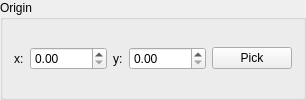
             <widget class="QGroupBox" name="groupBox_12">
              <property name="title">
               <string>Origin</string>
              </property>
              <layout class="QHBoxLayout" name="horizontalLayout_11">
               <item>
                <widget class="QLabel" name="label_17">
                 <property name="text">
                  <string>x:</string>
                 </property>
                </widget>
               </item>
               <item>
                <widget class="QDoubleSpinBox" name="dsbDsX">
                 <property name="locale">
                  <locale language="Spanish" country="UnitedStates"/>
                 </property>
                 <property name="maximum">
                  <double>99999.990000000005239</double>
                 </property>
                 <property name="singleStep">
                  <double>0.100000000000000</double>
                 </property>
                </widget>
               </item>
               <item>
                <widget class="QLabel" name="label_16">
                 <property name="text">
                  <string>y:</string>
                 </property>
                </widget>
               </item>
               <item>
                <widget class="QDoubleSpinBox" name="dsbDsY">
                 <property name="locale">
                  <locale language="Spanish" country="UnitedStates"/>
                 </property>
                 <property name="maximum">
                  <double>99999.990000000005239</double>
                 </property>
                 <property name="singleStep">
                  <double>0.100000000000000</double>
                 </property>
                </widget>
               </item>
               <item>
                <widget class="QPushButton" name="btnSelectPtDs">
                 <property name="text">
                  <string>Pick</string>
                 </property>
                 <property name="checkable">
                  <bool>true</bool>
                 </property>
                </widget>
               </item>
              </layout>
             </widget>
